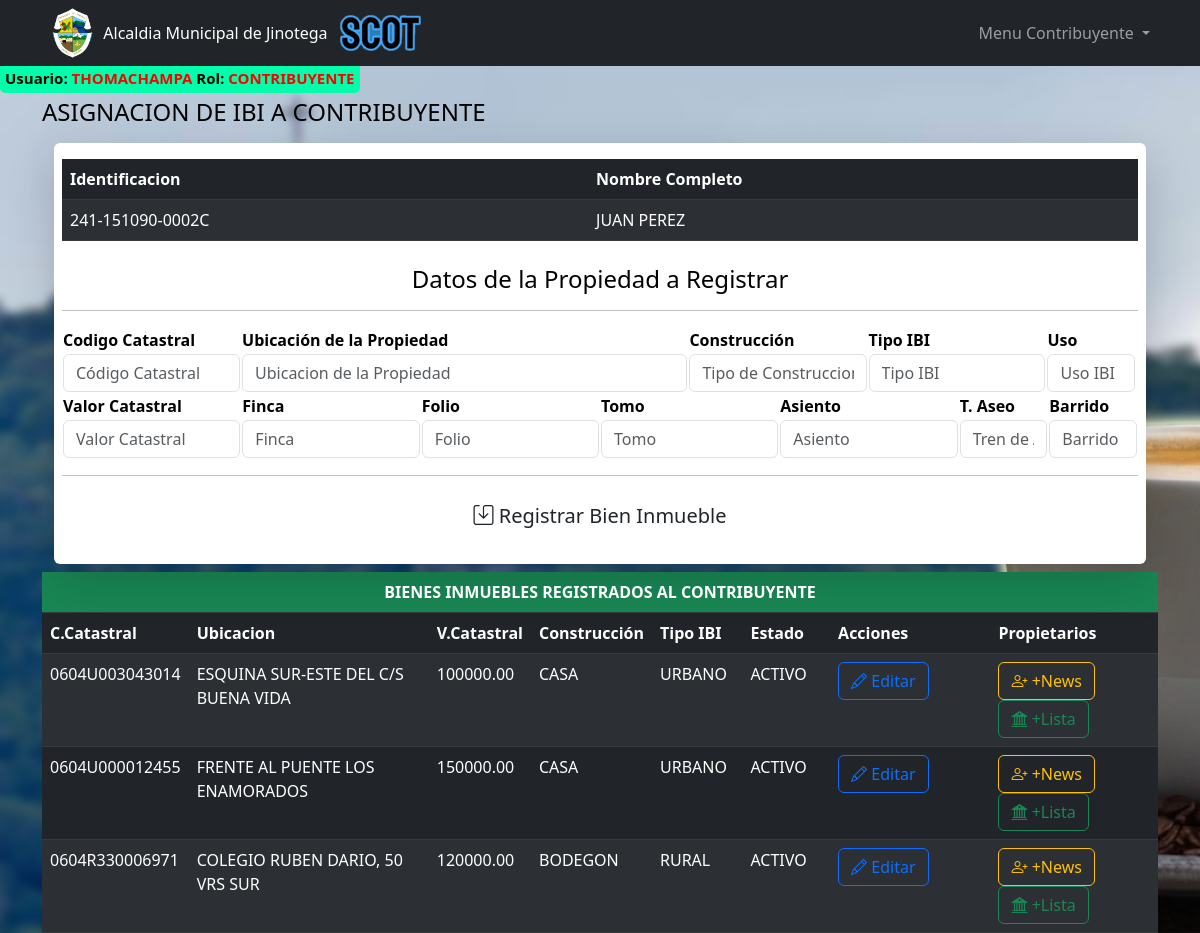
Screenshot of /pages/ibis/ibi.php?id=241-151090-0002C (signed in) with the database file from the repository.
### tables this page shows
CREATE TABLE IF NOT EXISTS `usuarios` (
  `idUsuario` int(11) NOT NULL AUTO_INCREMENT,
  `usuario` varchar(50) NOT NULL,
  `password` varchar(100) NOT NULL,
  `rol` varchar(20) NOT NULL,
  `identificacion` varchar(30) NOT NULL,
  `nombre1` varchar(100) NOT NULL,
  `nombre2` varchar(30) DEFAULT NULL,
  `apellido1` varchar(30) NOT NULL,
  `apellido2` varchar(30) DEFAULT NULL,
  `email` varchar(100) DEFAULT NULL,
  `celular` varchar(30) NOT NULL,
  `direccion` varchar(100) DEFAULT NULL,
  `estado` varchar(1) NOT NULL DEFAULT 'A',
  PRIMARY KEY (`idUsuario`)
);

CREATE TABLE IF NOT EXISTS `ibi` (
  `codIBI` int(11) NOT NULL AUTO_INCREMENT,
  `codCatastral` varchar(30) NOT NULL,
  `ubicacion` varchar(100) DEFAULT NULL,
  `construccion` varchar(50) DEFAULT NULL,
  `tipoIBI` enum('URBANO','RURAL','ESPECIAL') NOT NULL,
  `uso` varchar(50) DEFAULT NULL,
  `TA` enum('S','N') DEFAULT NULL,
  `barrido` enum('S','N') DEFAULT NULL,
  `valorCatastral` decimal(10,2) NOT NULL,
  `finca` varchar(100) DEFAULT NULL,
  `folio` int(11) DEFAULT NULL,
  `tomo` int(11) DEFAULT NULL,
  `asiento` int(11) DEFAULT NULL,
  `estadoIBI` enum('ACTIVO','INACTIVO') DEFAULT 'ACTIVO',
  PRIMARY KEY (`codIBI`)
);

### pages/ibis/ibi.php (the view, shortened to what this page needs)
<?php include '../../templates/header_menu.php'; ?>
<?php
    $conexion = new Conexion();
    $conn = $conexion->conectar();
    $id = isset($_GET['id']) ? mysqli_real_escape_string($conn, $_GET['id']) : '';
    $sql = sprintf("SELECT * FROM usuarios WHERE rol = 'contribuyente' AND identificacion = '%s'", $id);
    $resultado = mysqli_query($conn, $sql);
    $contribuyentes = [];
    if ($resultado) {
        while ($row = mysqli_fetch_assoc($resultado)) {
            $contribuyentes[] = $row;
        }
    }
    $sqlTributo = sprintf("SELECT I.* FROM ibi I JOIN Tributos T ON I.codCatastral = T.codEntidad WHERE  T.tipoEntidad = 'IBI' AND identificacion = '%s'", $id);
    $resultado = mysqli_query($conn, $sqlTributo);
    $tributos = [];
    if ($resultado) {
        while ($row = mysqli_fetch_assoc($resultado)) {
            $tributos[] = $row;
        }
    }
?>
<div class="container mt-2 fondoEspecial">
    <div class="row justify-content-center" >
        <h4>ASIGNACION DE IBI A CONTRIBUYENTE</h4>
        <div class="row justify-content-center">
            <div class="container">
                    <div class="col-md-12 shadow-lg pb-3 mt-2 bg-white rounded">
                            <div class="p-2">
                                <table class="mt-2 mb-2 table table-dark table-striped">
                                    <thead>
                                        <tr>
                                            <th>Identificacion</th>
                                            <th>Nombre Completo</th>
                                        </tr>
                                    </thead>
                                    <tbody>
                                        <?php foreach ($contribuyentes as $contribuyente): ?>
                                        <tr>
                                            <td id="ident"><?php echo htmlspecialchars($contribuyente['identificacion']); ?></td>
                                            <td><?php echo htmlspecialchars($contribuyente['nombre1']); ?> <?php echo htmlspecialchars($contribuyente['apellido1']); ?></td>
                                        </tr>
                                        <?php endforeach; ?>
                                    </tbody>
                                </table>
                            </div>
                            <div class="p-2">
                                <form action="registrar.php" method="POST">
                                    <h4 class="text-center">Datos de la Propiedad a Registrar</h4>
                                    <div class="fondoVerdesito">
                                    <table>
                                        <tbody>
                                            <hr>
                                            <tr>
                                                <th class="col-md-2">Codigo Catastral</th>
                                                <th class="col-md-5">Ubicación de la Propiedad</th>
                                                <th class="col-md-2">Construcción</th>
                                                <th class="col-md-2">Tipo IBI</th>
                                                <th class="col-md-2">Uso</th>
                                            </tr>
                                            <tr>
                                                <td class="col-md-2"><input id="codCatastral" name="codCatastral" type="text" class="form-control" placeholder="Código Catastral" required></td>
                                                <td class="col-md-5"><input id="ubicacion" name="ubicacion" type="text" class="form-control" placeholder="Ubicacion de la Propiedad"></td>
                                                <td class="col-md-2"><input id="construccion" name="construccion" type="text" class="form-control" placeholder="Tipo de Construccion" required></td>
                                                <td class="col-md-2"><input id="tipoIBI" name="tipoIBI" type="text" class="form-control" placeholder="Tipo IBI" required></td>
                                                <td class="col-md-2"><input id="usoIBI" name="usoIBI" type="text" class="form-control" placeholder="Uso IBI" required></td>
                                                <td><input id="id" name="id" type="text" hidden></td>
                                            </tr>
                                        </tbody>
                                    </table>
                                    <table>
                                        <tbody>
                                            <tr>
                                                <th class="col-md-2">Valor Catastral</th>
                                                <th class="col-md-2">Finca</th>
                                                <th class="col-md-2">Folio</th>
                                                <th class="col-md-2">Tomo</th>
                                                <th class="col-md-2">Asiento</th>
                                                <th class="col-md-1">T. Aseo</th>
                                                <th class="col-md-1">Barrido</th>
                                            </tr>
                                            <tr>
                                                <td class="col-md-2"><input id="valorCatastral" name="valorCatastral" type="number" step="any" class="form-control" placeholder="Valor Catastral" required></td>
                                                <td class="col-md-2"><input id="finca" name="finca" type="text" class="form-control" placeholder="Finca"></td>
                                                <td class="col-md-2"><input id="folio" name="folio" type="text" class="form-control" placeholder="Folio"></td>
                                                <td class="col-md-2"><input id="tomo" name="tomo" type="text" class="form-control" placeholder="Tomo"></td>
                                                <td class="col-md-2"><input id="asiento" name="asiento" type="text" class="form-control" placeholder="Asiento"></td>
                                                <td class="col-md-1">
                                                    <input id="tAseo" name="tAseo" type="text" class="form-control" placeholder="Tren de Aseo" oninput="toUpperCaseAndValidate(this.id)" onblur="clearIfInvalid(this.id)" maxlength="1">
                                                </td>
                                                <td class="col-md-1">
                                                    <input id="barrido" name="barrido" type="text" class="form-control" placeholder="Barrido" oninput="toUpperCaseAndValidate(this.id)" onblur="clearIfInvalid(this.id)" maxlength="1">
                                                </td>
                                            </tr>
                                        </tbody>
                                    </table>
                                    <hr>
                                    <button type="submit" class="w-100 btn btn-guardar btn-lg"> <i class="bi bi-save"></i> Registrar Bien Inmueble </button>
                                </form>
                            </div>
                        </div>
                    </div>
            </div>
        </div>
    </div>
    <table id="tabla" class="mt-2 mb-0 table table-dark table-striped">
        <thead>
            <tr>
                <th colspan="18" class="text-white bg-success text-center">BIENES INMUEBLES REGISTRADOS AL CONTRIBUYENTE</th>
            </tr>
            <tr>
                <th class="col-1">C.Catastral</th>
                <th class="col-3">Ubicacion</th>
                <th>V.Catastral</th>
                <th>Construcción</th>
                <th class="col-1">Tipo IBI</th>
                <th class="col-1">Estado</th>
                <th class="col-2">Acciones</th>
                <th class="col-2">Propietarios</th>
            </tr>
        </thead>
        <tbody>
            <?php foreach ($tributos as $tributo): ?>
            <tr>
                <td class="col-1"><?php echo htmlspecialchars($tributo['codCatastral']); ?></td>
                <td class="col-3"><?php echo htmlspecialchars($tributo['ubicacion']); ?></td>
                <td><?php echo htmlspecialchars($tributo['valorCatastral']); ?></td>
                <td><?php echo htmlspecialchars($tributo['construccion']); ?></td>
                <td class="col-1"><?php echo htmlspecialchars($tributo['tipoIBI']); ?></td>
                <td class="col-1"><?php echo htmlspecialchars($tributo['estadoIBI']); ?></td>
                <td class="col-2">
                    <button type="button" class="btnEditar btn btn-outline-primary bi bi-pencil" data-bs-toggle="modal" data-bs-target="#modalIBIs"> Editar</button>
                </td>
                <td class="col-2">
                    <a href="nuevosPropietarios.php?codCatastral=<?php echo urlencode($tributo['codCatastral']); ?>&id=<?php echo urlencode($contribuyente['identificacion']); ?>" class="btn btn-outline-warning bi bi-person-plus"> +News</a>
                    <a href="losPropietarios.php?codCatastral=<?php echo urlencode($tributo['codCatastral']); ?>" class="btn btn-outline-success bi bi-bank2"> +Lista</a>
                </td>
            </tr>
            <?php endforeach; ?>
        </tbody>
    </table>

### templates/header_menu.php (style rules this page uses)
body { background-image: url("/public/Imagenes/FondoX.jpg"); background-size: cover; background-repeat: no-repeat; background-attachment: fixed; color: #000; }

### rows the page displays
usuarios: identificacion "241-151090-0002C", nombre1 "JUAN", apellido1 "PEREZ"
ibi: codCatastral "0604U003043014", ubicacion "ESQUINA SUR-ESTE DEL C/S BUENA VIDA", valorCatastral "100000.00", construccion "CASA", tipoIBI "URBANO", estadoIBI "ACTIVO"
ibi: codCatastral "0604U000012455", ubicacion "FRENTE AL PUENTE LOS ENAMORADOS", valorCatastral "150000.00", construccion "CASA", tipoIBI "URBANO", estadoIBI "ACTIVO"
ibi: codCatastral "0604R330006971", ubicacion "COLEGIO RUBEN DARIO, 50 VRS SUR", valorCatastral "120000.00", construccion "BODEGON", tipoIBI "RURAL", estadoIBI "ACTIVO"

### other values shown
$_SESSION['usuario'] "THOMACHAMPA"
$_SESSION['rol'] "CONTRIBUYENTE"
